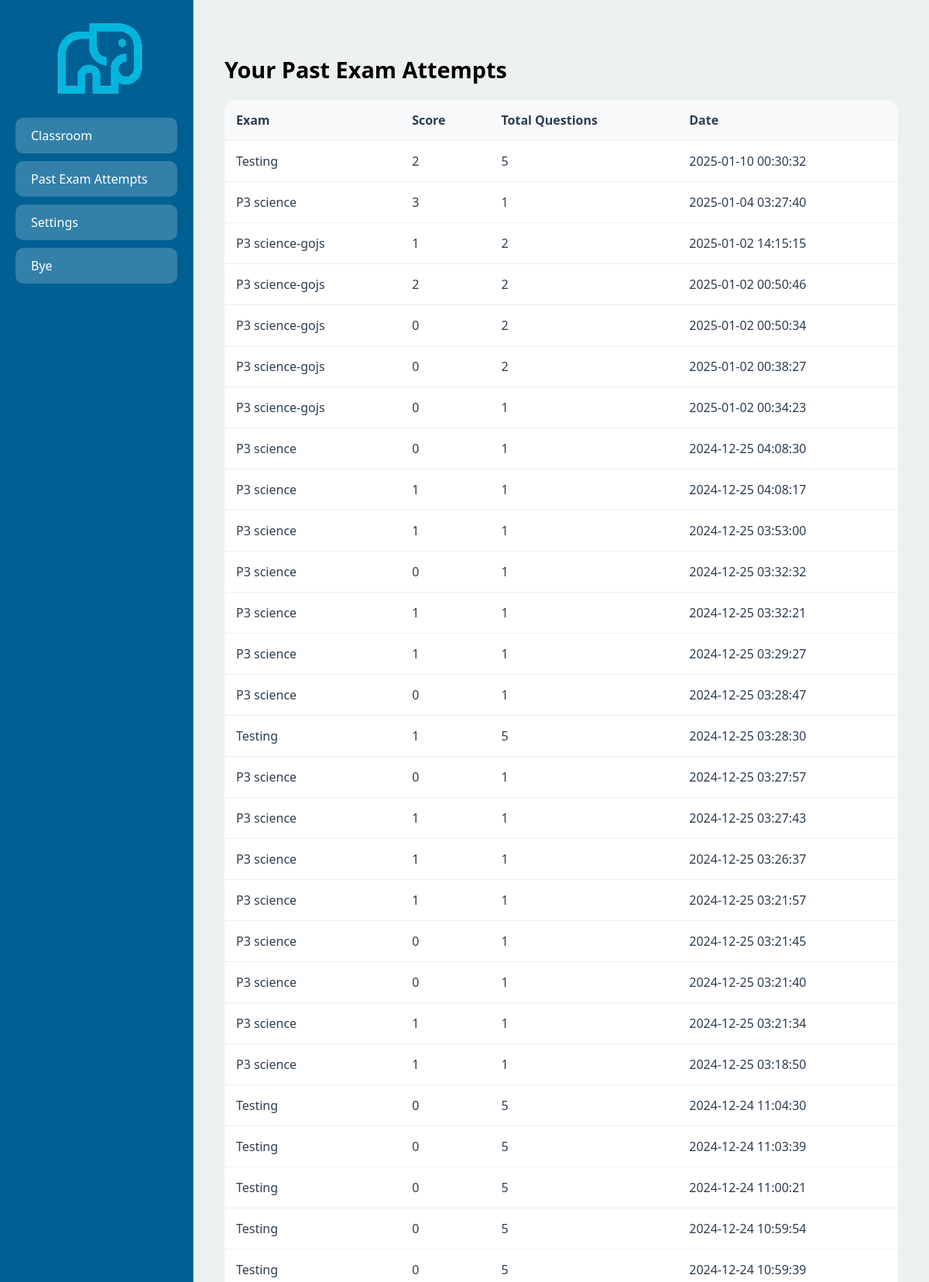
Screenshot of /attempts (signed in, upper part) with the database file from the repository.
### app.py (models this page shows)
class ExamAttempt(db.Model):
    id = db.Column(db.Integer, primary_key=True)
    user_id = db.Column(db.Integer, db.ForeignKey('user.id'), nullable=False)
    exam_id = db.Column(db.Integer, db.ForeignKey('exam.id'), nullable=False)
    score = db.Column(db.Integer, nullable=False)
    total_questions = db.Column(db.Integer, nullable=False)
    attempt_date = db.Column(db.DateTime, default=datetime.utcnow)
    user = db.relationship('User', backref='attempts', lazy=True)
    exam = db.relationship('Exam', backref='attempts', lazy=True)

class Exam(db.Model):
    __tablename__ = 'exam'
    id = db.Column(db.Integer, primary_key=True)
    title = db.Column(db.String(100), nullable=False)
    questions = db.relationship('Question', backref='exam', lazy=True)

### app.py (the view)
@app.route("/attempts")
@login_required
def attempts():
    attempts = ExamAttempt.query.filter_by(user_id=current_user.id).order_by(ExamAttempt.attempt_date.desc()).all()
    return render_template("attempts.html", attempts=attempts)

### app.py (called while the page is built)
@login_manager.user_loader
def load_user(user_id):
    return User.query.get(int(user_id))

### templates/attempts.html (shortened to what this page needs)
<!DOCTYPE html>
<html lang="en">
<head>
</head>
<body>
    <div class="sidebar">
     <center> <img src="static/logo.png" alt="Backbench Logo"></center>
            <a href="{{ url_for('user_home') }}" class="sidebar-button">Classroom</a>
            <a href="{{ url_for('attempts') }}" class="sidebar-button">Past Exam Attempts</a>
            <a href="{{ url_for('settings') }}" class="sidebar-button">Settings</a>
        <a href="{{ url_for('logout') }}" class="sidebar-button">Bye</a>
    </div>
    <div class="content">
        <h2>Your Past Exam Attempts</h2>
        <table class="attempts-table">
            <thead>
                <tr>
                    <th>Exam</th>
                    <th>Score</th>
                    <th>Total Questions</th>
                    <th>Date</th>
                </tr>
            </thead>
            <tbody>
                {% for attempt in attempts %}
                <tr>
                    <td>{{ attempt.exam.title }}</td>
                    <td>{{ attempt.score }}</td>
                    <td>{{ attempt.total_questions }}</td>
                    <td>{{ attempt.attempt_date.strftime('%Y-%m-%d %H:%M:%S') }}</td>
                </tr>
                {% endfor %}
            </tbody>
        </table>
    </div>
</body>
</html>

### templates/attempts.html (style rules this page uses)
* { box-sizing: border-box; margin: 0; padding: 0; font-family: 'Segoe UI', Tahoma, Geneva, Verdana, sans-serif; }
body { background: linear-gradient(135deg, #6a11cb 0%, #2575fc 100%); min-height: 100vh; display: flex; }
.sidebar { width: 250px; background: #006093; backdrop-filter: blur(10px); padding: 20px; border-right: 1px solid rgba(255, 255, 255, 0.2); }
.sidebar-button { display: block; padding: 12px 20px; margin: 10px 0; background: rgba(255, 255, 255, 0.2); color: white; text-decoration: none; border-radius: 10px; transition: all 0.3s ease; }
.content { flex: 1; padding: 40px; color: black; background: #ecf0f1; }
h2 { margin: 30px 0 20px; font-size: 1.8em; }
.attempts-table { width: 100%; background: white; border-radius: 15px; overflow: hidden; border-collapse: collapse; }
.attempts-table th, .attempts-table td { padding: 15px; text-align: left; color: #2c3e50; border-bottom: 1px solid #eee; }
.attempts-table th { background: #f8f9fa; font-weight: 600; }

### rows the page displays
ExamAttempt: exam "Testing", score "2", total_questions "5", attempt_date "2025-01-10 00:30:32"
ExamAttempt: exam "P3 science", score "3", total_questions "1", attempt_date "2025-01-04 03:27:40"
ExamAttempt: exam "P3 science-gojs", score "1", total_questions "2", attempt_date "2025-01-02 14:15:15"
ExamAttempt: exam "P3 science-gojs", score "2", total_questions "2", attempt_date "2025-01-02 00:50:46"
ExamAttempt: exam "P3 science-gojs", score "0", total_questions "2", attempt_date "2025-01-02 00:50:34"
ExamAttempt: exam "P3 science-gojs", score "0", total_questions "2", attempt_date "2025-01-02 00:38:27"
ExamAttempt: exam "P3 science-gojs", score "0", total_questions "1", attempt_date "2025-01-02 00:34:23"
ExamAttempt: exam "P3 science", score "0", total_questions "1", attempt_date "2024-12-25 04:08:30"
ExamAttempt: exam "P3 science", score "1", total_questions "1", attempt_date "2024-12-25 04:08:17"
ExamAttempt: exam "P3 science", score "1", total_questions "1", attempt_date "2024-12-25 03:53:00"
ExamAttempt: exam "P3 science", score "0", total_questions "1", attempt_date "2024-12-25 03:32:32"
ExamAttempt: exam "P3 science", score "1", total_questions "1", attempt_date "2024-12-25 03:32:21"
ExamAttempt: exam "P3 science", score "1", total_questions "1", attempt_date "2024-12-25 03:29:27"
ExamAttempt: exam "P3 science", score "0", total_questions "1", attempt_date "2024-12-25 03:28:47"
ExamAttempt: exam "Testing", score "1", total_questions "5", attempt_date "2024-12-25 03:28:30"
ExamAttempt: exam "P3 science", score "0", total_questions "1", attempt_date "2024-12-25 03:27:57"
ExamAttempt: exam "P3 science", score "1", total_questions "1", attempt_date "2024-12-25 03:27:43"
ExamAttempt: exam "P3 science", score "1", total_questions "1", attempt_date "2024-12-25 03:26:37"
ExamAttempt: exam "P3 science", score "1", total_questions "1", attempt_date "2024-12-25 03:21:57"
ExamAttempt: exam "P3 science", score "0", total_questions "1", attempt_date "2024-12-25 03:21:45"
ExamAttempt: exam "P3 science", score "0", total_questions "1", attempt_date "2024-12-25 03:21:40"
ExamAttempt: exam "P3 science", score "1", total_questions "1", attempt_date "2024-12-25 03:21:34"
ExamAttempt: exam "P3 science", score "1", total_questions "1", attempt_date "2024-12-25 03:18:50"
ExamAttempt: exam "Testing", score "0", total_questions "5", attempt_date "2024-12-24 11:04:30"
ExamAttempt: exam "Testing", score "0", total_questions "5", attempt_date "2024-12-24 11:03:39"
ExamAttempt: exam "Testing", score "0", total_questions "5", attempt_date "2024-12-24 11:00:21"
ExamAttempt: exam "Testing", score "0", total_questions "5", attempt_date "2024-12-24 10:59:54"
ExamAttempt: exam "Testing", score "0", total_questions "5", attempt_date "2024-12-24 10:59:39"
